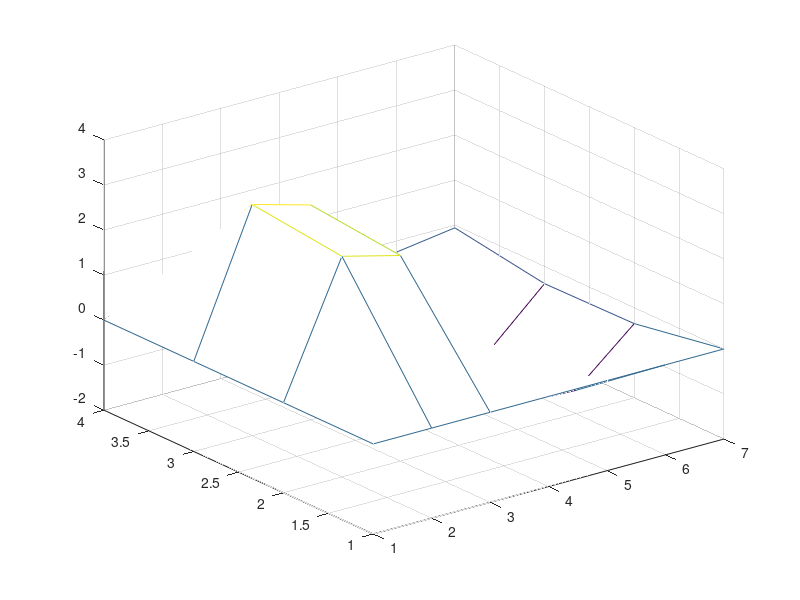

Write MATLAB code to recreate this figure.
% Identify the given intervals and constant variables
x = 0:2*pi;
y = -pi/2:pi/2;
alfa = 5;
T = 1;
F = 1;
B = 0.2;

% Defining the graph and the interval the graph will be plotted on
[x,y] = meshgrid(x,y);
s = alfa*exp(-B.*x).*(sin(T.*x).*cos(F.*y));

% plotting the graph on screen
mesh(s)

% “surf()” function also can be used
% surf(x,y,s)
